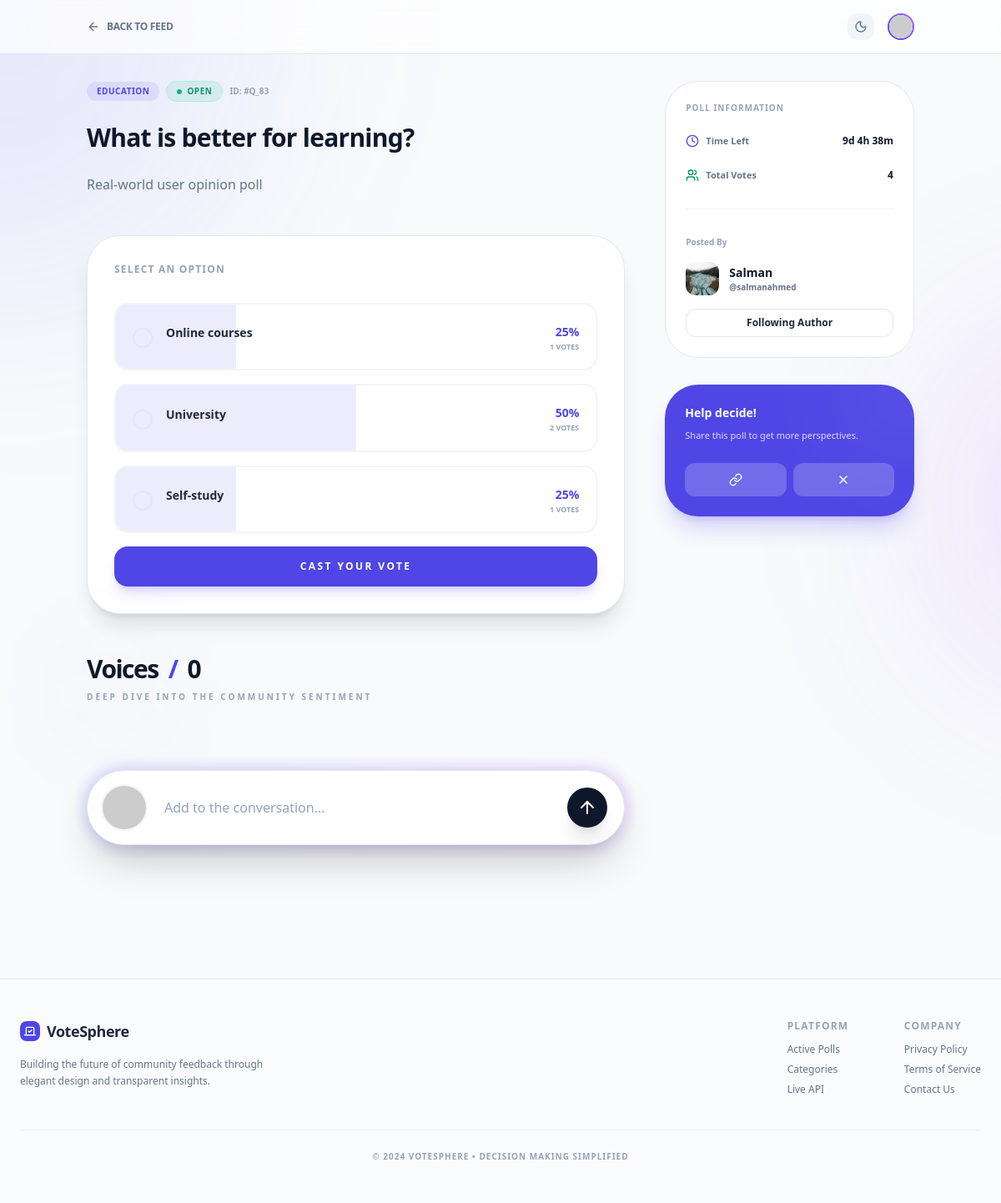
/ques/voting-pole/83/ (signed in), run on an earlier commit of the app's database.
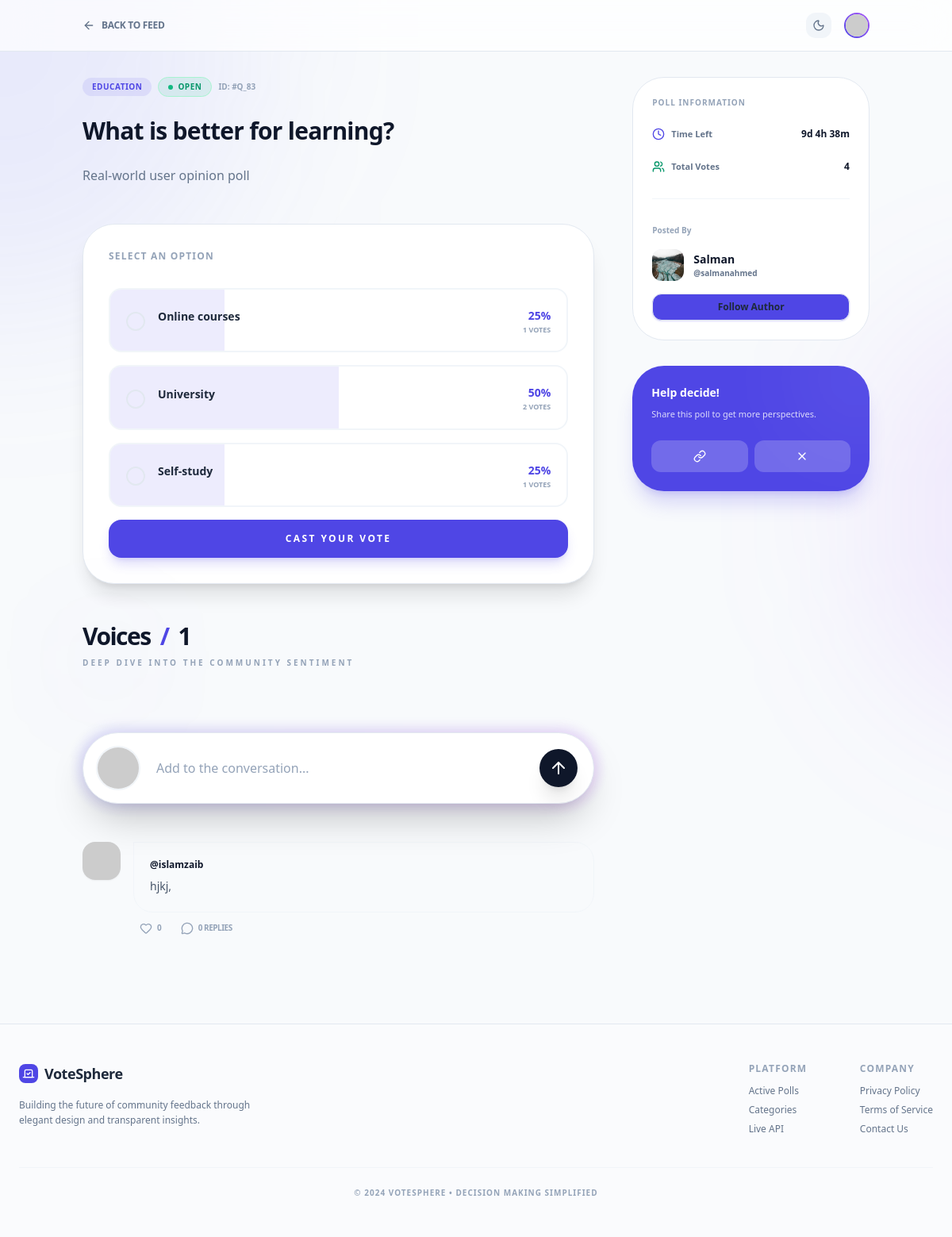
And on a later commit of the database.
### questonaries/models.py (models this page shows)
class options(models.Model):
    option = models.TextField(null=False)
    o_desc = models.TextField(null=True)
    q_id = models.ForeignKey(Question,on_delete=models.CASCADE)
    created_at= models.DateTimeField(auto_now_add=True)

### Comments_Likes/models.py (models this page shows)
class Comments(models.Model):
    text = models.TextField(null=False)
    q_id = models.ForeignKey(Question,on_delete=models.CASCADE)
    user_id = models.ForeignKey(User,on_delete=models.CASCADE)
    created_at = models.DateTimeField(auto_now_add=True)

### questonaries/views.py (the view, shortened to what this page needs)
@login_required
def voting_pole(req, id):
    user = req.user
    ques = Question.objects.get(id=id)
    opt = options.objects.filter(q_id=ques)
    user_vote = Vote_Click.objects.filter(
        opt_id__q_id=ques,
        user_id=user
    ).first()
    total_vote = Vote_Click.objects.filter(opt_id__q_id=ques).count()
    option = []
    for o in opt:
        vote_count = Vote_Click.objects.filter(
            opt_id=o
        ).count()
        option.append({
            'opt_count': vote_count,
            'opt_data': o
        })
    now = timezone.now()
    if ques.expiry > now:
        diff= ques.expiry-now
        days = diff.days
        hours = diff.seconds //3600
        minutes = (diff.seconds %3600) //60
        remaining_time = f"{days}d {hours}h {minutes}m"
    else:
        remaining_time = "Expired"
    q_comments = Comments.objects.filter(q_id=id)
    comments = []
    for comment in q_comments:
        comments_replies = CommentsReply.objects.filter(comment=comment.id)
        comments_likes = CommentsLikes.objects.filter(c_id=comment.id)
        isUserLikes=CommentsLikes.objects.filter(c_id=comment.id,user_id=req.user.id).exists()
        comments.append({
            'comment':comment,
            'replies':comments_replies,
            'likes':comments_likes,
            'isUserLikes':isUserLikes,
        })
    isFollowing = Folowers.objects.filter(user_folow=ques.u_id.id,folower=req.user).exists()
    print(isFollowing)
    context = {
        'ques': ques,
        'opt': option,
        'vote': True if user_vote else False,
        'total': total_vote,
        'user_choice_id': user_vote.opt_id.id if user_vote else None,
        'remaining_time':remaining_time,
        'comments':comments,
        'isFollowing':isFollowing,
    }
    return render(req, "questionaries/voting-pole.html", context)

### questonaries/Templates/questionaries/voting-pole.html (shortened to what the changed rows need)
{% extends 'home/layout.html' %}
{% block content %}
<main class="max-w-5xl mx-auto px-4 py-8 grid grid-cols-1 lg:grid-cols-3 gap-12">
    <div class="lg:col-span-2 space-y-12">
        <div class="space-y-6">
            <h1 class="text-3xl font-black tracking-tight leading-tight text-slate-900 dark:text-white">{{ ques.ques }}</h1>
        </div>
        <section class="bg-white dark:bg-slate-900 rounded-[2.5rem] p-8 border border-slate-200 dark:border-slate-800 shadow-xl">
            <form id="voteForm" method="POST" action="{% url 'voting_pole' ques.id %}" class="space-y-4">
                {% for o in opt %}
                <label class="block relative group {% if vote or remaining_time == 'Expired' %}cursor-default{% else %}cursor-pointer{% endif %}">
                    <div class="relative overflow-hidden p-5 rounded-2xl border-2 transition-all duration-300 flex items-center justify-between
                            {% if vote and o.opt_data.id == user_choice_id %}
                                border-brand-600 bg-brand-600/[0.05] dark:bg-brand-600/[0.08]
                            {% elif vote %}
                                border-slate-100 dark:border-slate-800 bg-slate-50/50 dark:bg-slate-900/30 opacity-80
                            {% else %}
                                border-slate-100 dark:border-slate-800 bg-white dark:bg-slate-950 hover:border-brand-300 peer-checked:border-brand-600
                            {% endif %}">
                        <div class="absolute inset-y-0 left-0 bg-brand-600/10 transition-all duration-1000 ease-out z-0"
                            style="width: {% if total > 0 %}{% widthratio o.opt_count total 100 %}{% else %}0{% endif %}%">
                        </div>
                        <div class="relative z-10 flex items-start gap-4">
                            <div class="mt-1 w-6 h-6 shrink-0 rounded-full border-2 transition-all flex items-center justify-center
                                    {% if o.opt_data.id == user_choice_id %} bg-brand-600 border-brand-600
                                    {% else %} border-slate-200 dark:border-slate-700 peer-checked:bg-brand-600 peer-checked:border-brand-600 {% endif %}">
                            </div>
                            <div class="flex flex-col">
                                <span class="text-sm font-bold {% if o.opt_data.id == user_choice_id %}text-brand-600{% else %}text-slate-800 dark:text-slate-100{% endif %}">
                                    {{ o.opt_data.option }}
                                </span>
                            </div>
                        </div>
                        <div class="relative z-10 text-right">
                            <span class="text-sm font-black text-brand-600">
                                {% if total > 0 %}{% widthratio o.opt_count total 100 %}%{% else %}0%{% endif %}
                            </span>
                            <p class="text-[9px] font-bold text-slate-400 uppercase">{{ o.opt_count|default:0 }} votes</p>
                        </div>
                    </div>
                </label>
                {% endfor %}
            </form>
        </section>
        <section class="mt-20 space-y-12">
            <div class="relative flex items-center justify-between pb-8">
                <div class="z-10">
                    <h3 class="text-3xl font-black tracking-tighter text-slate-900 dark:text-white flex items-center gap-3">
                        Voices <span class="text-brand-600">/</span> {{ comments|length }}
                    </h3>
                    <p class="text-[10px] font-black uppercase tracking-[0.3em] text-slate-400 mt-2">Deep dive into the community sentiment</p>
                </div>
            </div>
            <div class="space-y-10">
                {% for comment in comments %}
                <div class="thread-group">
                    <div class="flex gap-4 group">
                        <img src="{% if comment.comment.user_id.profile.profile_picture %}{{comment.comment.user_id.profile.profile_picture.url}}{% else %}https://api.dicebear.com/7.x/avataaars/svg?seed={{comment.comment.user_id.username}}{% endif %}"
                             class="w-12 h-12 rounded-2xl bg-slate-100 dark:bg-slate-800 relative object-cover shadow-sm" alt="User">
                        <div class="flex-grow space-y-3">
                            <div class="bg-slate-50 dark:bg-slate-800/50 border border-slate-100 dark:border-slate-700/50 p-5 rounded-[1.5rem] rounded-tl-none">
                                <div class="flex items-center justify-between mb-2">
                                    <span class="text-xs font-black text-slate-900 dark:text-white">@{{comment.comment.user_id.username}}</span>
                                </div>
                                <p class="text-sm text-slate-600 dark:text-slate-300 leading-relaxed">{{comment.comment.text}}</p>
                            </div>
                            <div class="flex items-center gap-6 px-2">
                                <form method="POST" action="{% url 'comments_likes' comment.comment.id %}" >
                                <button type="submit" class="flex items-center gap-1.5 {% if comment.isUserLikes %}text-rose-500 {%else%} text-slate-400 {% endif %} hover:text-rose-500 transition-colors">
                                    <i data-lucide="heart" class="w-4 h-4"></i>
                                    <span class="text-[10px] font-black">{{comment.likes|length}}</span>
                                </button>
                                </form>
                                <button onclick="toggleReplySection('{{comment.comment.id}}')" class="flex items-center gap-1.5 text-slate-400 hover:text-brand-600 transition-colors">
                                    <i data-lucide="message-circle" class="w-4 h-4"></i>
                                    <span class="text-[10px] font-black uppercase tracking-tighter">
                                        {{ comment.replies|length }} {% if comment.replies|length == 1 %}Reply{% else %}Replies{% endif %}
                                    </span>
                                </button>
                            </div>
                        </div>
                    </div>
                </div>
                {% endfor %}
            </div>
        </section>
    </div>
    <aside class="space-y-8">
        <div class="bg-white dark:bg-slate-900 rounded-[2.5rem] p-6 border border-slate-200 dark:border-slate-800">
            <div class="mt-8 pt-8 border-t border-slate-100 dark:border-slate-800">
                <p class="text-[10px] font-bold text-slate-400 mb-4">Posted By</p>
                <a href="{% url 'user_profile' ques.u_id.id %}">
                <div class="flex items-center gap-3 mb-4">
                </div>
                </a>
                <a href="{% url 'folow' ques.u_id.id %}" class="{% if not isFollowing %} bg-brand-600 shadow-sm shadow-brand-600/20 {%endif%} w-full inline-block text-center py-2 border border-slate-200 dark:border-slate-800 rounded-xl text-xs font-bold hover:bg-slate-50 dark:hover:bg-slate-800 transition-all">
                    {%if isFollowing %}Following Author{% else %}Follow Author{%endif%}
                </a>
            </div>
        </div>
    </aside>
</main>
{% endblock %}

What changed in the data, as far as the page shows it:
added Comments: comment.user_id.username "islamzaib", comment.text "hjkj,", likes|length "0", replies|length "0"
Also different on the page:
{{ comments|length }}: "0" → "1"
text no longer shown: "Following Author"
text now shown: "Follow Author"
